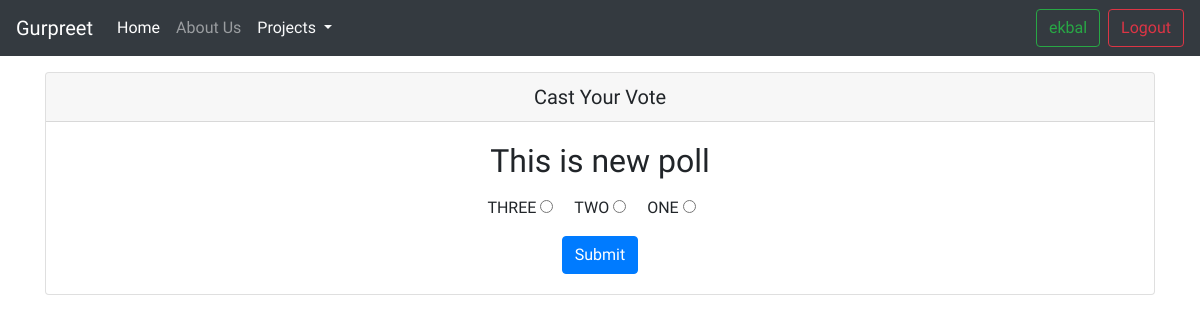
Page /poll/give_vote/47 (signed in) on the committed database.
### poll/models.py (models this page shows, shortened)
class CommonInfo(models.Model):
    created_on = models.DateTimeField(auto_now_add=True,null=True)
    updated_on = models.DateTimeField(auto_now = True,null=True)
    class Meta :
        abstract = True
        ordering = ['-created_on']
    """
    Abstract base classes are useful when you want to put some common information into a number of other models. You write your base class and put abstract=True in the Meta class. This model will then not be used to create any database table.
    """

class Question(CommonInfo):
    created_by = models.ForeignKey(User,on_delete=models.CASCADE)
    title = models.TextField(null=True)
    @property
    def choices(self):
        return self.choice_set.all()
    """

    The reason the reverse is a queryset is, ForeignKey is 1-to-many relationship. Hence, the reverse is a queryset
    The _set object is made available when related_name is not specified.

     """

class Choice(CommonInfo):
    question = models.ForeignKey(Question,on_delete=models.CASCADE)
    text = models.TextField(null=True,blank=True)
    def __str__(self):
        return self.text
    @property
    def who_voted(self):
        value = self.answer_set.values('user_id')
        user = []
        for i in value:
            user.append(User.objects.get(id= i['user_id']))
        return user

### poll/decorators.py (the view)
    def wrapper_func(request,*args,**kwargs):
        print("##### >>>",request.user.id)
        print("####### kwargs >>",kwargs['pk'])  # got the question_id as dict
        choice = Choice.objects.filter(question = kwargs['pk'])
        logged_in_user = User.objects.get(id=request.user.id)
        user_list = []  # declaring the empty list
        for i in choice:
            print(i)
            print("$$$#####",i.who_voted) # got the lists of user according to choice
            user_list.append(i.who_voted)
        print("### list of list ### ",user_list) # we got list of lists contains [user's list who already voted to that question ]
        flat_list = []   # used to store the flaten list values
        def remove_nested_list(l):
            for i in l:
                if type(i) == list:
                    remove_nested_list(i)    # using recursion method
                else:
                    flat_list.append(i)     # if is not a list the append the values
        remove_nested_list(user_list)    # calling the fxn
        print("######## flat list ######",flat_list)    # got the flaten list
        if logged_in_user in flat_list :
            messages.info(request,"Your Response Is Already Collected. Please Try Anther Poll Question.")
            return redirect("total_polls")
        if logged_in_user not in flat_list :
            return view_func(request,*args,**kwargs)

### poll/views.py (called while the page is built, shortened)
@login_required(login_url="login")
@voted_already
def give_vote(request,pk):
    question = Question.objects.get(id = pk)
    context = { "question":question
                }
    return render(request,"poll/give_vote.html",context)

### poll/templates/poll/give_vote.html (shortened to what this page needs)
{% extends "poll/layout.html"%}
{% block body %}
<div class="container">
    <div class="row mt-3">
        <div class="col-md-12">
        <form action="" method="post">
            <div class="card text-center">
                <h5 class="card-header">Cast Your Vote</h5>
                <div class="card-body">
                    <h2 class="card-title">{{question.title}}</h2>
                    <p class="card-text">
                    {% for i in question.choices %}
                        <div class="form-check-inline">
                            <label class="form-check-label">
                                {{i.text|upper}}
                                <input type="radio" class="form-check-input" name="answer" value="{{i.id}}">
                            </label>
                        </div>
                    {% endfor %}
                    </p>
                    <button type="submit"  class="btn btn-primary">Submit</button>
                </div>
            </div>
        </div>
    </div>
</div>
{% endblock body%}

### poll/templates/poll/layout.html (shortened to what this page needs)
<!DOCTYPE html>
<html lang="en">
<head>
    <link rel="stylesheet" href="https://stackpath.bootstrapcdn.com/bootstrap/4.4.1/css/bootstrap.min.css">
</head>
<body>
        <nav class="navbar navbar-expand-lg navbar-dark bg-dark">
            <a class="navbar-brand" href="#">Gurpreet</a>
            <div class="collapse navbar-collapse" id="navbarTogglerDemo03">
                <ul class="navbar-nav mr-auto mt-2 mt-lg-0">
                    <li class="nav-item active">
                        <a class="nav-link" href="{% url "blog_index" %}">Home </a>
                    </li>
                    <li class="nav-item">
                        <a class="nav-link" href="#">About Us</a>
                    </li>
                    <li class="nav-item dropdown">
                        <a class="nav-link dropdown-toggle text-light" href="#" id="navbarDropdownMenuLink" role="button" data-toggle="dropdown" aria-haspopup="true" aria-expanded="false">
                        Projects
                        </a>
                    </li>
                </ul>
                <form class="form-inline my-2 my-lg-0">
                {% if request.user.is_authenticated %}
                    <a href="#" class="btn btn-outline-success my-2 mx-2 my-sm-0"> {{request.user}}</a>
                    <a href="{% url 'logout'%}" class="btn btn-outline-danger my-2 my-sm-0"> Logout</a>
                {% else %}
                    <a href="{% url 'login'%}" class="btn btn-outline-success mx-2 my-2 my-sm-0"> Login</a>
                    <a href="{% url 'signup'%}" class="btn btn-outline-info my-2 my-sm-0"> Signup</a>
                {% endif %}
                </form>
            </div>
        </nav>
        {% block body %}  {% endblock body%}
</body>
</html>

### rows in the picture
Question: title "This is new poll"
Choice: text "THREE"
Choice: text "TWO"
Choice: text "ONE"

### other values in the picture
{{ request.user }} "ekbal"
